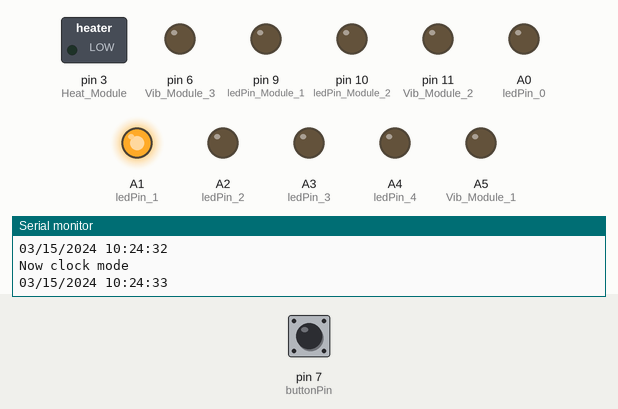
Bench run of a sketch on a simulated Arduino Uno, built with avr-gcc and run on an emulated ATmega328P. Shown: switched loads named in the sketch (green lamp = pin HIGH), output pins drawn as LEDs (lit = HIGH), the last lines printed to the serial monitor. Inputs (shaded band) come from the test bench; at power-on: pin 7 (buttonPin) LOW. The local clock reads 2024-03-15 10:24:30 at power-on unless the sketch sets it.

Above: at 3.8 s.
3.9 s: pin 7 (buttonPin) pulled HIGH for 1.3 s
At 5.9 s:
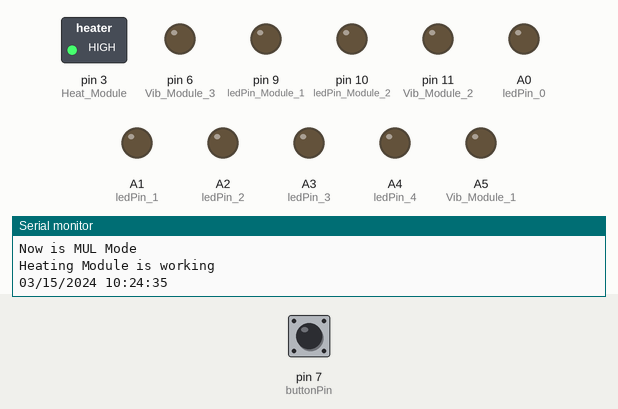
6.7 s: pin 7 (buttonPin) pulled HIGH for 3.2 s
At 11.1 s:
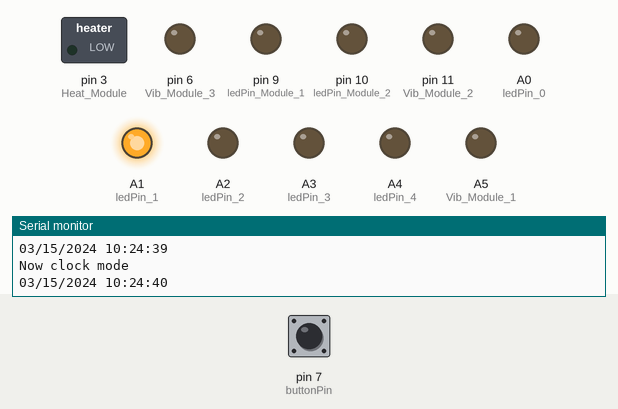
Timing chart, 0 to 12.6 s (numbered marks = the images above; inputs shaded):
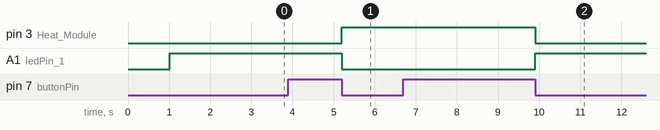

The sketch:

TimePulse.ino
```cpp
// CONNECTIONS:
// DS1302 CLK/SCLK --> 5
// DS1302 DAT/IO --> 4
// DS1302 RST/CE --> 2
// DS1302 VCC --> 3.3v - 5v
// DS1302 GND --> GND
// LED1_Module --> PIN9 --> Fire Fly 18:00pm-21:00pm
// LED2_Module --> PIN10
// Heating_Module --> Pin3 --> Morning Glory 4:00am-12:00pm
// Vibration_Module*3 (from left to right) --> A5 / PIN11 / PIN6 --> 12:00 am - 2:00 am (Midnight) and 12:00 pm - 2:00 pm (Noon)
// 5 LED (from left to right) --> A0-A4 --> 6:00-8:24 / 8:25-10:48 / 10:49-13:12 / 13:13-15:36 / 15:37-18:00
// Button - PIN7

#include <RtcDS1302.h>

ThreeWire myWire(4, 5, 2);  // IO, SCLK, CE
RtcDS1302<ThreeWire> Rtc(myWire);

int buttonPin = 7; //Button模式切换
int buttonState = 0;
bool b1 = false;

int ledPin_0 = A0;  //时间LED，从左到右
int ledPin_1 = A1;
int ledPin_2 = A2;
int ledPin_3 = A3;
int ledPin_4 = A4;

int ledPin_Module_1 = 9;   //LED1模块的引脚
int ledPin_Module_2 = 10;  //LED2模块的引脚

int Vib_Module_1 = A5;  //震动模块，A5为持续缓慢震动；6、11为模拟输出
int Vib_Module_2 = 11;  //6、11为模拟输出
int Vib_Module_3 = 6;

int Heat_Module = 3;  //加热模块

//设定模式切换的逻辑
void keyScan(){
  if (digitalRead(buttonPin) == HIGH){
    delay(5);
    if (digitalRead(buttonPin) == HIGH){
      b1 = !b1;
      while (digitalRead(buttonPin) == HIGH);
    }
  }
}

void setup() {
  Serial.begin(57600);

  pinMode(buttonPin, INPUT);

  pinMode(ledPin_0, OUTPUT);  //显示时间的LED引脚定义
  pinMode(ledPin_1, OUTPUT);
  pinMode(ledPin_2, OUTPUT);
  pinMode(ledPin_3, OUTPUT);
  pinMode(ledPin_4, OUTPUT);

  pinMode(ledPin_Module_1, OUTPUT);  //输出模块引脚定义
  pinMode(ledPin_Module_2, OUTPUT);

  pinMode(Vib_Module_1, OUTPUT);
  pinMode(Vib_Module_2, OUTPUT);
  pinMode(Vib_Module_3, OUTPUT);

  pinMode(Heat_Module, OUTPUT);

  Serial.print("compiled: ");
  Serial.print(__DATE__);
  Serial.println(__TIME__);

  Rtc.Begin();
  //初始化，通过电脑获取并设定当前时间
  RtcDateTime compiled = RtcDateTime(__DATE__, __TIME__);
  printDateTime(compiled);
  Serial.println();

  if (!Rtc.IsDateTimeValid()) {
    // Common Causes:
    //    1) first time you ran and the device wasn't running yet
    //    2) the battery on the device is low or even missing

    Serial.println("RTC lost confidence in the DateTime!");
    Rtc.SetDateTime(compiled);
  }

  if (Rtc.GetIsWriteProtected()) {
    Serial.println("RTC was write protected, enabling writing now");
    Rtc.SetIsWriteProtected(false);
  }

  if (!Rtc.GetIsRunning()) {
    Serial.println("RTC was not actively running, starting now");
    Rtc.SetIsRunning(true);
  }

  RtcDateTime now = Rtc.GetDateTime();
  if (now < compiled) {
    Serial.println("RTC is older than compile time!  (Updating DateTime)");
    Rtc.SetDateTime(compiled);
  } else if (now > compiled) {
    Serial.println("RTC is newer than compile time. (this is expected)");
  } else if (now == compiled) {
    Serial.println("RTC is the same as compile time! (not expected but all is fine)");
  }
}

void loop() {
  RtcDateTime now = Rtc.GetDateTime();

  printDateTime(now);
  Serial.println();

  if (!now.IsValid()) {
    // Common Causes:
    //    1) the battery on the device is low or even missing and the power line was disconnected
    Serial.println("RTC lost confidence in the DateTime!");
  }
  delay(1000);  // ten seconds

  keyScan();
  if (b1 == true) {
    Serial.println("Now is MUL Mode");
    digitalWrite(ledPin_0, LOW);
    digitalWrite(ledPin_1, LOW);
    digitalWrite(ledPin_2, LOW);
    digitalWrite(ledPin_3, LOW);
    digitalWrite(ledPin_4, LOW);

    //FireFly时间，两个LED模块，18:00pm-21:00pm
    if (now.Hour() >= 18 && now.Hour() <= 21) {
      Serial.println("LED Module is working");
      for (int i = 10; i <= 255; i++) {
        analogWrite(ledPin_Module_1, i);
        analogWrite(ledPin_Module_2, i);
        delay(1);
      }
      for (int i = 255; i >= 10; i--) {
        analogWrite(ledPin_Module_1, i);
        analogWrite(ledPin_Module_2, i);
        delay(1);
      }
    }

    //牵牛花时间，加热模块，4:00am-12:00pm
    if (now.Hour() >= 4 && now.Hour() <= 12) {
      Serial.println("Heating Module is working");
      analogWrite(Heat_Module, 255);
    }

    //潮汐时间，12:00 am - 2:00 am (Midnight) and 12:00 pm - 2:00 pm (Noon)
    if (now.Hour() >= 1 && now.Hour() <= 2 || now.Hour() >= 13 && now.Hour() <= 14) {

      for (int i = 0; i <= 255; i++) {
        analogWrite(Vib_Module_2, i);
        analogWrite(Vib_Module_3, i);
      }
      for (int i = 255; i >= 20; i--) {
        analogWrite(Vib_Module_2, i);
        analogWrite(Vib_Module_3, i);
      }
    }
  }

  if (b1 == false){
    Serial.println("Now clock mode");
    analogWrite(ledPin_Module_1, 0);
    analogWrite(ledPin_Module_2, 0);
    analogWrite(Heat_Module, 0);
    digitalWrite(Vib_Module_1, 0);
    analogWrite(Vib_Module_2, 0);
    analogWrite(Vib_Module_3, 0);

    //以下代码为按钮按键前，正面时钟LED的显示：
    //A0-A4 --> 6:00-8:24 LED0 / 8:25-10:48 LED1 / 10:49-13:12 LED2 / 13:13-15:36 LED3 / 15:37-18:00 LED4
    RtcDateTime six_am = RtcDateTime(now.Year(), now.Month(), now.Day(), 6, 0, 0); //6:00
    RtcDateTime eight_24 = RtcDateTime(now.Year(), now.Month(), now.Day(), 8, 24, 0); //8:24

    if (now >= six_am && now <= eight_24) {
      digitalWrite(ledPin_0, HIGH);
    }

    RtcDateTime eight_25 = RtcDateTime(now.Year(), now.Month(), now.Day(), 8, 25, 0); //8:25
    RtcDateTime ten_48 = RtcDateTime(now.Year(), now.Month(), now.Day(), 10, 48, 0); //10:48

    if (now >= eight_25 && now <= ten_48) {
      digitalWrite(ledPin_0, LOW);
      digitalWrite(ledPin_1, HIGH);
    }

    RtcDateTime ten_49 = RtcDateTime(now.Year(), now.Month(), now.Day(), 10, 49, 0); //10:49
    RtcDateTime thirteen_12 = RtcDateTime(now.Year(), now.Month(), now.Day(), 13, 12, 0); //13:12

    if (now >= ten_49 && now <= thirteen_12) {
      digitalWrite(ledPin_1, LOW);
      digitalWrite(ledPin_2, HIGH);
    }

    RtcDateTime thirteen_13 = RtcDateTime(now.Year(), now.Month(), now.Day(), 13, 13, 0); //13:13
    RtcDateTime fifteen_36 = RtcDateTime(now.Year(), now.Month(), now.Day(), 15, 36, 0); //15:36

    if (now >= thirteen_13 && now <= fifteen_36) {
      digitalWrite(ledPin_2, LOW);
      digitalWrite(ledPin_3, HIGH);
    }

    RtcDateTime fifteen_37 = RtcDateTime(now.Year(), now.Month(), now.Day(), 15, 37, 0); //15:37
    RtcDateTime eighteen_pm = RtcDateTime(now.Year(), now.Month(), now.Day(), 18, 0, 0); //18:00

    if (now >= fifteen_37 && now <= eighteen_pm) {
      digitalWrite(ledPin_3, LOW);
      digitalWrite(ledPin_4, HIGH);
    }

    RtcDateTime twentythree_59 = RtcDateTime(now.Year(), now.Month(), now.Day(), 23, 59, 0); //23：59
    RtcDateTime zero_1 = RtcDateTime(now.Year(), now.Month(), now.Day(), 0, 1, 0); //）0：01

    //下午6点之后到上午6点之前，显示浅光
    if (now > eighteen_pm && now < twentythree_59 || now > zero_1 && now < six_am) {
      analogWrite(ledPin_Module_1, 50);
      analogWrite(ledPin_Module_2, 50);
    }
  }
}
#define countof(a) (sizeof(a) / sizeof(a[0]))

void printDateTime(const RtcDateTime& dt) {
  char datestring[26];

  snprintf_P(datestring,
             countof(datestring),
             PSTR("%02u/%02u/%04u %02u:%02u:%02u"),
             dt.Month(),
             dt.Day(),
             dt.Year(),
             dt.Hour(),
             dt.Minute(),
             dt.Second());
  Serial.print(datestring);
}
```

Measured:
- after the input at 3.9 s, pin 3 (Heat_Module): LOW → HIGH after 1.3 s; A1 (ledPin_1): HIGH → LOW after 1.3 s
- after the input at 6.7 s, pin 3 (Heat_Module): HIGH → LOW after 3.2 s; A1 (ledPin_1): LOW → HIGH after 3.2 s
